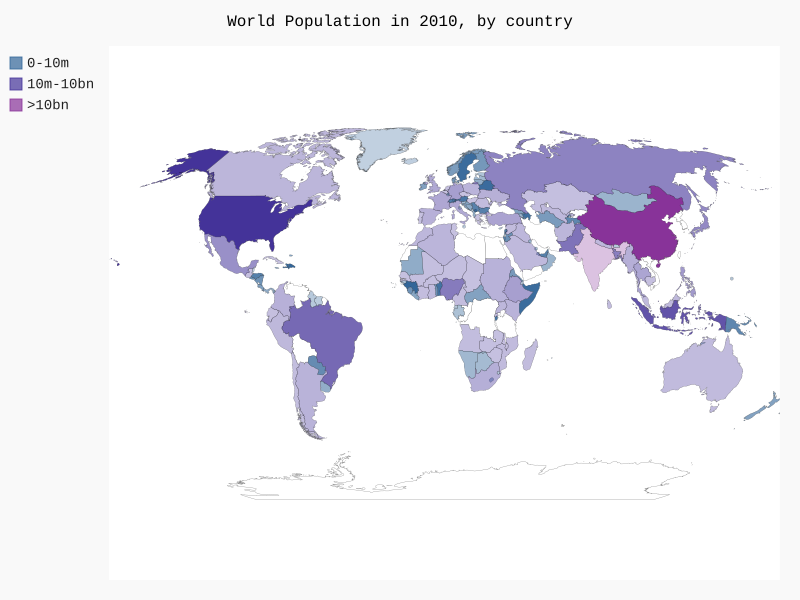

Reproduce this figure in Python.
# coding=utf-8
import json
import pygal_maps_world.maps
from pygal.style import RotateStyle
from country_codes import get_country_code

#将数据加载到一个列表中

filename = 'population_data.json'

with open(filename) as f:
    pop_data = json.load(f)

#创建一个包含人口数量的字典
cc_population = {}
for pop_dict in pop_data:
    if pop_dict['Year'] == '2010':
        country_name = pop_dict['Country Name']
        population = int(float(pop_dict['Value']))
        code = get_country_code(country_name)
        if code:
            cc_population[code] = population


#根据人口数量将所有的国家分成三组
cc_pops_1, cc_pops_2, cc_pops_3 = {}, {}, {}
for cc, pp in cc_population.items():
    if pp < 10000000:
        cc_pops_1[cc] = pp
    elif pp < 1000000000:
        cc_pops_2[cc] = pp
    else:
        cc_pops_3[cc] = pp



wm_style = RotateStyle('#336699')
wm = pygal_maps_world.maps.World(style=wm_style)
wm.title = "World Population in 2010, by country"
wm.add('0-10m',cc_pops_1)
wm.add('10m-10bn',cc_pops_2)
wm.add(">10bn",cc_pops_3)

wm.render_to_file('world_population.svg')
